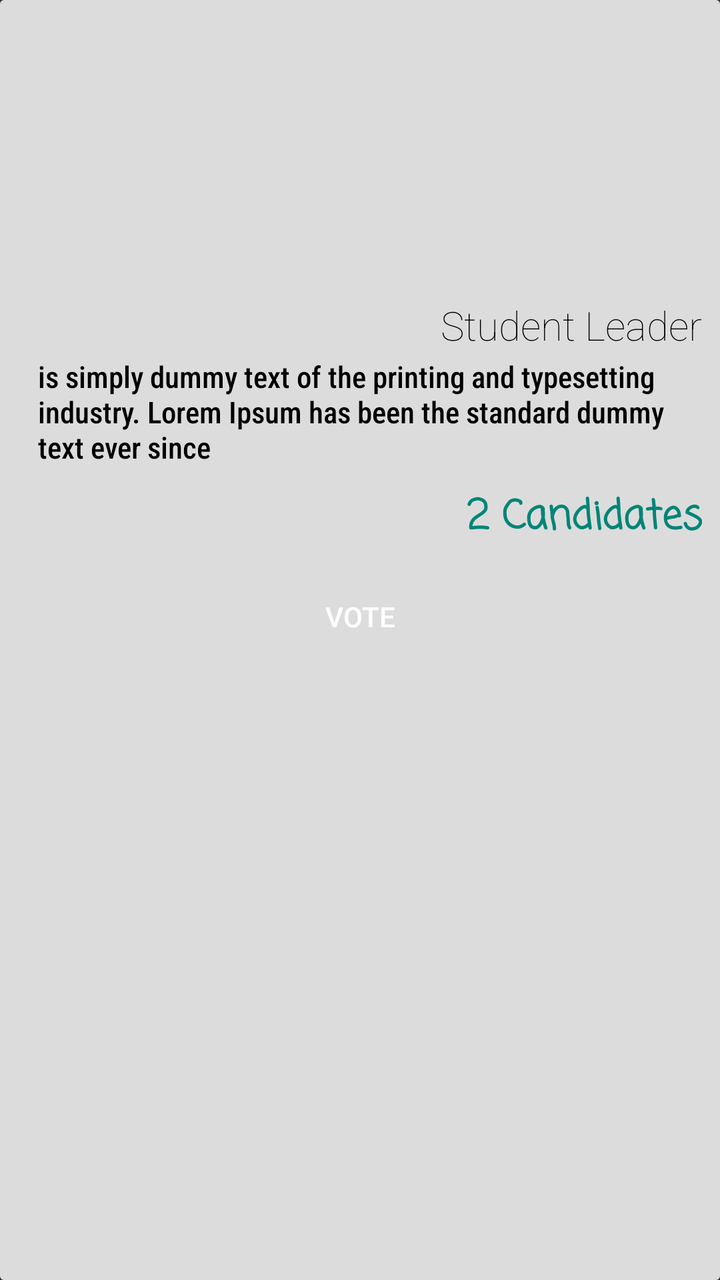
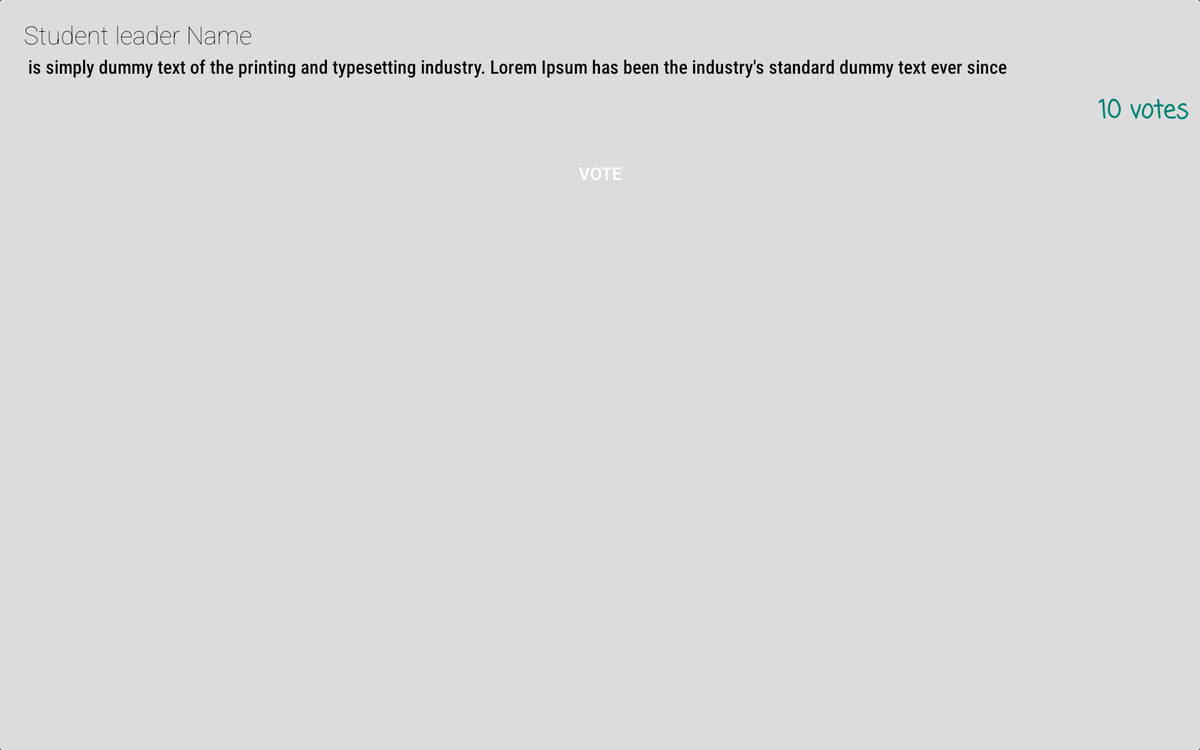

Compare how this app lays out the same screen by default and in its alternative resource folder. The renders come first, then the two layout files and the values they reference.
<!-- AndroidManifest.xml: application theme AppTheme -->
<!-- res/layout/candidatecardview.xml -->
<?xml version="1.0" encoding="utf-8"?>
<androidx.cardview.widget.CardView xmlns:android="http://schemas.android.com/apk/res/android"
    android:layout_width="match_parent"
    android:layout_margin="8dp"
    android:layout_marginEnd="8dp"
    android:padding="10dp"
    android:layout_height="wrap_content">
    <RelativeLayout
        android:layout_width="match_parent"
        android:layout_height="match_parent"
        android:padding="9dp"
        android:background="@color/grey">
        <ImageView
            android:layout_width="match_parent"
            android:layout_height="140dp"
            android:id="@+id/candidate_image"
            android:contentDescription="candidate image"
            android:scaleType="fitCenter"
            android:src="@drawable/icon"
            />

        <TextView
            android:layout_width="wrap_content"
            android:layout_height="wrap_content"
            android:layout_marginStart="10dp"
            android:layout_below="@id/candidate_image"
            android:layout_alignParentRight="true"
            android:id="@+id/candidateName"
            android:fontFamily="sans-serif-thin"
            android:textSize="20sp"
            android:text="@string/dashboard_card_title"
            />
        <TextView
            android:layout_width="match_parent"
            android:layout_height="wrap_content"
            android:layout_marginTop="2dp"
            android:layout_marginStart="10dp"
            android:layout_marginBottom="10dp"
            android:id="@+id/candidateBio"
            android:layout_below="@id/candidateName"
            android:fontFamily="sans-serif-condensed-medium"
            android:textSize="15sp"
            android:text="@string/candidate_bio"
            />

            <TextView
                android:layout_width="wrap_content"
                android:layout_height="wrap_content"
                android:layout_gravity="center"
                android:textColor="@color/colorPrimary"
                android:textStyle="bold"
                android:id="@+id/percentage"
                android:fontFamily="casual"
                android:layout_alignParentEnd="true"
                android:layout_below="@id/candidateBio"
                android:textSize="20sp"
                android:text="@string/number_of_candidates"
                />
        <Button
            android:id="@+id/vote"
            android:layout_width="match_parent"
            android:layout_height="wrap_content"
            android:layout_marginTop="10dp"
            android:layout_below="@id/percentage"
            android:background="@drawable/green_button"
            android:text="@string/vote_button_text"
            android:textColor="@color/white" />


    </RelativeLayout>

</androidx.cardview.widget.CardView>
<!-- resources referenced by this layout -->
<resources>
  <color name="colorPrimary">#008577</color>
  <color name="grey">#DCDCDC</color>
  <color name="white">#fff</color>
  <string name="candidate_bio">is simply dummy text of the printing and typesetting industry. Lorem Ipsum has been the  standard dummy text ever since</string>
  <string name="dashboard_card_title">Student Leader</string>
  <string name="number_of_candidates">2 Candidates</string>
  <string name="vote_button_text">vote</string>
  <style name="AppTheme" parent="Theme.AppCompat.NoActionBar">
          
          <item name="colorPrimary">@color/colorPrimary</item>
          <item name="colorPrimaryDark">@color/colorPrimaryDark</item>
          <item name="colorAccent">@color/colorAccent</item>
          <item name="android:textColor">@color/black</item>
          <item name="android:editTextColor">@color/black</item>
          <item name="android:textColorSecondary">@color/black</item>
      </style>
  <color name="colorPrimaryDark">#00574B</color>
  <color name="colorAccent">#D81B60</color>
  <color name="black">#000</color>
</resources>
<!-- res/layout-sw600dp-land/candidatecardview.xml (the author's variant of the layout above) -->
<!-- drawn on a 7-inch tablet turned sideways -->
<?xml version="1.0" encoding="utf-8"?>
<androidx.cardview.widget.CardView xmlns:android="http://schemas.android.com/apk/res/android"
    xmlns:tools="http://schemas.android.com/tools"
    android:layout_width="match_parent"
    android:elevation="3dp"
    android:layout_margin="8dp"
    android:padding="10dp"
    android:layout_height="wrap_content">
    <RelativeLayout
        android:layout_width="match_parent"
        android:layout_height="match_parent"
        android:padding="9dp"
        android:background="@color/grey">
        <TextView
            android:layout_width="match_parent"
            android:layout_height="wrap_content"
            android:layout_marginTop="5dp"
            android:layout_marginStart="10dp"
            android:id="@+id/candidateName"
            android:fontFamily="sans-serif-thin"
            android:textSize="20dp"
            android:text="Student leader Name"
            />
        <TextView
            android:layout_width="match_parent"
            android:layout_height="wrap_content"
            android:layout_marginTop="2dp"
            android:justificationMode="inter_word"
            android:layout_marginStart="10dp"
            android:layout_marginBottom="10dp"
            android:id="@+id/candidateBio"
            android:layout_below="@id/candidateName"
            android:fontFamily="sans-serif-condensed-medium"
            android:textSize="15dp"
            android:text=" is simply dummy text of the printing and typesetting industry. Lorem Ipsum has been the industry's standard dummy text ever since"
            />

        <TextView
            android:layout_width="wrap_content"
            android:layout_height="wrap_content"
            android:layout_gravity="center"
            android:textColor="@color/colorPrimary"
            android:textStyle="bold"
            android:id="@+id/percentage"
            android:fontFamily="casual"
            android:layout_alignParentRight="true"
            android:layout_below="@id/candidateBio"
            android:textSize="20dp"
            android:text="10 votes"
            />
        <Button
            android:id="@+id/vote"
            android:layout_width="match_parent"
            android:layout_height="wrap_content"
            android:layout_marginTop="10dp"
            android:layout_below="@id/percentage"
            android:layout_weight="1"
            android:background="@drawable/green_button"
            android:text="vote"
            android:textColor="@color/white" />


    </RelativeLayout>

</androidx.cardview.widget.CardView>
<!-- resources referenced by the variant -->
<!-- as a 7-inch tablet turned sideways resolves them -->
<resources>
  <color name="colorPrimary">#008577</color>
  <color name="grey">#DCDCDC</color>
  <color name="white">#fff</color>
  <style name="AppTheme" parent="Theme.AppCompat.NoActionBar">
          
          <item name="colorPrimary">@color/colorPrimary</item>
          <item name="colorPrimaryDark">@color/colorPrimaryDark</item>
          <item name="colorAccent">@color/colorAccent</item>
          <item name="android:textColor">@color/black</item>
          <item name="android:editTextColor">@color/black</item>
          <item name="android:textColorSecondary">@color/black</item>
      </style>
  <color name="colorPrimaryDark">#00574B</color>
  <color name="colorAccent">#D81B60</color>
  <color name="black">#000</color>
</resources>
